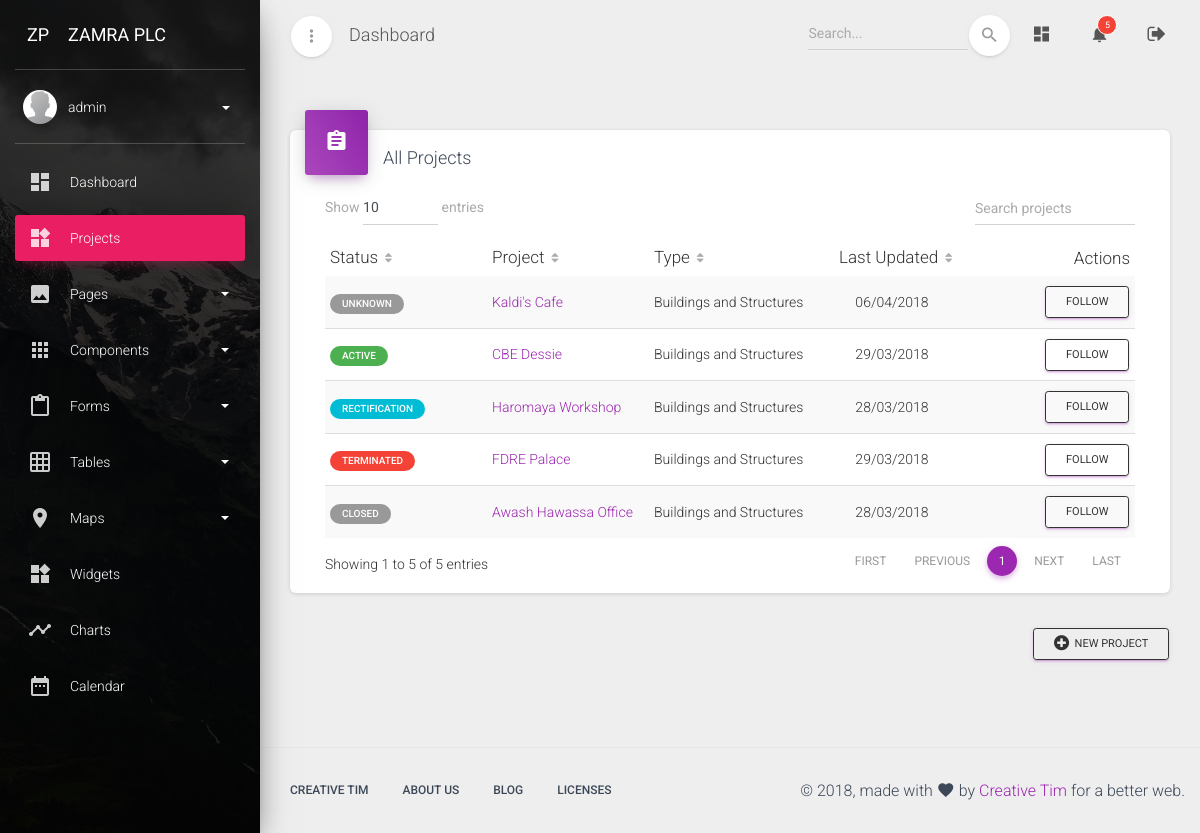
The page /dashboard/projects/ (signed in) on the database its author committed.
### dashboard/models.py (models this page shows, shortened)
class CustomUser(AbstractUser):
    avatar = models.ImageField(upload_to='avatars/', null=True, blank=True)
    full_name = models.CharField(max_length=120)
    job_title = models.CharField(max_length=100)
    bio = models.TextField('Short Bio', null=True, blank=True)
    projects_followed = models.ManyToManyField(
        'Project',
        related_name='projects_followed',
        blank=True
    )
    projects_administered = models.ManyToManyField(
        'Project',
        related_name='projects_administered',
        blank=True
    )
    is_project_admin = models.BooleanField(
        'Administer Project Detals',
        default=False,
    )
    is_insurance_admin = models.BooleanField(
        'Administer Insurance Details',
        default=False,
    )
    is_variation_admin = models.BooleanField(
        'Administer Variation Details',
        default=False,
    )
    is_claim_admin = models.BooleanField(
        'Administer Time Claim Details',
        default=False,
    )
    is_payment_admin = models.BooleanField(
        'Administer Payment Details',
        default=False,
    )
    def get_screen_name(self):
        if self.full_name:
            return self.get_full_name()
        else:
            return self.username

class Project(models.Model):
    CONSTRUCTION_TYPE_CHOICES = (
        ('builiding', 'Buildings and Structures'),
        ('road', 'Road and Highway'),
        ('water', 'Water and Irrigations'),
    )
    PROJECT_STATUS_CHOICES = (
        (1, 'Unknown'),
        (2, 'Mobilization'),
        (3, 'Active'),
        (4, 'Rectification'),
        (5, 'Suspended'),
        (6, 'Terminated'),
        (7, 'Closed'),
    )
    construction_type = models.CharField(
        max_length=60,
        choices=CONSTRUCTION_TYPE_CHOICES,
        default='builiding'
    )
    status = models.IntegerField(
        'Project Status',
        choices=PROJECT_STATUS_CHOICES,
        default=1,
    )
    consultant = models.ForeignKey(Consultant, on_delete=models.CASCADE)
    employer = models.CharField(
        max_length=100,
        help_text='Official full name of the Employer',
    )
    full_name = models.CharField(
        'Official Project Title',
        max_length=100,
        help_text='Official full name of the construction project',
    )
    short_name = models.CharField(
        'Short Unofficial Project Title',
        max_length=100,
        help_text='Short common name of the construction project',
    )
    project_code = models.CharField(
        'Project Code (Optional)',
        max_length=30,
        null=True, blank=True,
    )
    description = models.TextField(
        'Short Project Description',
        null=True, blank=True,
        help_text='Short description of the construction project. (Optional)',
    )
    contract_amount = models.DecimalField(
        max_digits=16, decimal_places=2,
        null=True, blank=True,
        help_text='Project contract amount in ETB (before VAT)',
    )
    signing_date = models.DateField(
        'Agreement Signing Date',
        null=True, blank=True,
    )
    site_handover = models.DateField(
        'Site Handover Date',
        null=True, blank=True,
    )
    commencement_date = models.DateField(
        'Commenecment Date',
        null=True, blank=True,
    )
    period = models.PositiveIntegerField(
        'Contract Period',
        null=True, blank=True,
        help_text='Project life time in calendar days')
    completion_date = models.DateField(
        'Intended Completion Date',
        null=True, blank=True,
        help_text='User yyyy-mm-dd format',
    )
    is_published = models.BooleanField('Published status', default=False)
    created_at = models.DateTimeField(auto_now_add=True)
    updated_at = models.DateTimeField(auto_now=True)
    objects = models.Manager()
    my_projects = managers.ProjectManager()
    class Meta:
        ordering = ['status', '-updated_at', 'short_name', ]
    def get_status_label(self):
        if self.status == 2:
            return utils.status_label(
                btn='badge-primary',
                status=self.get_status_display()
            )
        elif self.status == 3:
            return utils.status_label(
                btn='badge-success',
                status=self.get_status_display()
            )
        elif self.status == 4:
            return utils.status_label(
                btn='badge-info',
                status=self.get_status_display()
            )
        elif self.status == 5:
            return utils.status_label(
                btn='badge-warning',
                status=self.get_status_display()
            )
        elif self.status == 6:
            return utils.status_label(
                btn='badge-danger',
                status=self.get_status_display()
            )
        else:
            return utils.status_label(
                btn='badge-default',
                status=self.get_status_display()
            )

### dashboard/views/projects.py (the view)
# urls.py: path('projects/', projects.ProjectList.as_view(), name='project-list'),
class ProjectList(LoginRequiredMixin, generic.ListView):
    model = models.Project
    template_name = 'dashboard/projects/project_list.html'
    def get_queryset(self, *args, **kwargs):
        return self.model.my_projects.all().order_by('status')
    def get_context_data(self, *args, **kwargs):
        context = super(ProjectList, self).get_context_data(*args, **kwargs)
        context['page_name'] = 'Projects'
        return context

### dashboard/templates/dashboard/projects/project_list.html (shortened to what this page needs)
{% extends 'dashboard_base.html' %}
{% block content %}
<div class="row">
    <div class="col-sm-12">
        <div class="card">
          <div class="card-header card-header-primary card-header-icon">
            <div class="card-icon">
              <i class="material-icons">assignment</i>
            </div>
            <h4 class="card-title">All Projects</h4>
          </div>
            <div class="card-body">
                <div class="material-datatables">
                    <table id="projectDatatables" class="table table-striped table-no-bordered table-hover" cellspacing="0" width="100%" style="width:100%">
                        <thead>
                            <tr>
                                <th>Status</th>
                                <th>Project</th>
                                <th>Type</th>
                                <th class="text-center">Last Updated</th>
                                <th class="disabled-sorting text-right">Actions</th>
                            </tr>
                        </thead>
                        <tbody>
                            {% for project in project_list %}
                            <tr>
                                <td>
                                    {% autoescape off %}
                                    {{ project.get_status_label }}
                                    {% endautoescape %}
                                </td>
                                <td>
                                    <a href="{% url 'dashboard:project-detail' project.id %}" title="{{ project.full_name }}">{{ project.short_name }}</a>
                                </td>
                                <td>{{ project.get_construction_type_display }}</td>
                                <td class="text-center">{{ project.updated_at|date:'d/m/Y' }}</td>
                                <td class="text-right">
                                    <a href="#" class="btn btn-sm btn-outline btn-primary">Follow</a>
                                </td>
                            </tr>
                            {% endfor %}
                        </tbody>
                    </table>
                </div>
            </div>
        </div>
    </div>
</div>
{% if user.is_project_admin %}
<div class="row">
    <div class="col-sm-12">
        <a href="{% url 'dashboard:project-create' %}" title="Add new project" class="btn btn-sm btn-outline btn-primary pull-right">
           <span class="fa fa-plus-circle"></span>&nbsp; New Project
        </a>
    </div>
</div>
{% endif %}
{% endblock content %}

### dashboard/templates/dashboard_base.html (shortened to what this page needs)
{% load static %}
<!DOCTYPE html>
<html lang="en">
<head>
  <link rel="stylesheet" href="https://maxcdn.bootstrapcdn.com/font-awesome/latest/css/font-awesome.min.css">
  <link rel="stylesheet" href="{% static 'assets/css/material-dashboard.min.css' %}">
  <link rel="stylesheet" href="{% static 'assets/css/custom.css' %}">
</head>
<body class="">
  <div class="wrapper">
  {% block wrapper %}
    <div class="sidebar" data-color="rose" data-background-color="black" data-image="{% static 'assets/img/sidebar-1.jpg' %}">
    {% block sidebar %}
        <div class="logo">
        {% block logo %}
            <a href="#" class="simple-text logo-mini">
                 ZP
            </a>
            <a href="#" class="simple-text logo-normal">
                 Zamra Plc
            </a>
        {% endblock logo %}
        </div>
        <div class="sidebar-wrapper">
        {% block sidebar_wrapper %}
            <div class="user">
                <div class="photo">
                    <img src="{% static 'assets/img/default-avatar.png' %}" />
                </div>
                <div class="user-info">
                    <a data-toggle="collapse" href="dashboard.html#collapseExample" class="username">
                        <span>
                           {{ user.get_screen_name }}
                          <b class="caret"></b>
                        </span>
                    </a>
                </div>
            </div>
            <ul class="nav">
                <li class="nav-item ">
                    <a class="nav-link" href="{% url 'dashboard:index' %}">
                        <i class="material-icons">dashboard</i>
                        <p> Dashboard </p>
                    </a>
                </li>
                <li class="nav-item {% if page_name == 'Projects' %} active {% endif %} ">
                    <a class="nav-link" href="{% url 'dashboard:project-list' %}">
                        <i class="material-icons">widgets</i>
                        <p> Projects </p>
                    </a>
                </li>
                <li class="nav-item ">
                    <a class="nav-link" data-toggle="collapse" href="dashboard.html#pagesExamples">
                        <i class="material-icons">image</i>
                        <p> Pages
                           <b class="caret"></b>
                        </p>
                    </a>
                </li>
                <li class="nav-item ">
                    <a class="nav-link" data-toggle="collapse" href="dashboard.html#componentsExamples">
                        <i class="material-icons">apps</i>
                        <p> Components
                           <b class="caret"></b>
                        </p>
                    </a>
                </li>
                <li class="nav-item ">
                    <a class="nav-link" data-toggle="collapse" href="dashboard.html#formsExamples">
                        <i class="material-icons">content_paste</i>
                        <p> Forms
                           <b class="caret"></b>
                        </p>
                    </a>
                </li>
                <li class="nav-item ">
                    <a class="nav-link" data-toggle="collapse" href="dashboard.html#tablesExamples">
                        <i class="material-icons">grid_on</i>
                        <p> Tables
                           <b class="caret"></b>
                        </p>
                    </a>
                </li>
                <li class="nav-item ">
                    <a class="nav-link" data-toggle="collapse" href="dashboard.html#mapsExamples">
                        <i class="material-icons">place</i>
                        <p> Maps
                           <b class="caret"></b>
                        </p>
                    </a>
                </li>
                <li class="nav-item ">
                    <a class="nav-link" href="widgets.html">
                        <i class="material-icons">widgets</i>
                        <p> Widgets </p>
                    </a>
                </li>
                <li class="nav-item ">
                    <a class="nav-link" href="charts.html">
                        <i class="material-icons">timeline</i>
                        <p> Charts </p>
                    </a>
                </li>
                <li class="nav-item ">
                    <a class="nav-link" href="calendar.html">
                        <i class="material-icons">date_range</i>
                        <p> Calendar </p>
                    </a>
                </li>
            </ul>
        {% endblock sidebar_wrapper %}
        </div>
    {% endblock sidebar %}
    </div>
    <div class="main-panel">
    {% block main_panel %}
        <nav class="navbar navbar-expand-lg navbar-transparent  navbar-absolute fixed-top">
        	<div class="container-fluid">
            <div class="navbar-wrapper">
              <div class="navbar-minimize">
                <button id="minimizeSidebar" class="btn btn-just-icon btn-white btn-fab btn-round">
                    <i class="material-icons text_align-center visible-on-sidebar-regular">more_vert</i>
                </button>
              </div>
        			<a class="navbar-brand" href="dashboard.html#pablo">Dashboard</a>
        		</div>
        	    <div class="collapse navbar-collapse justify-content-end">
              <form class="navbar-form">
                  <div class="input-group no-border">
                      <input type="text" value="" class="form-control" placeholder="Search...">
                      <button type="submit" class="btn btn-white btn-round btn-just-icon">
                        <i class="material-icons">search</i>
                        <div class="ripple-container"></div>
                      </button>
                  </div>
              </form>
        			<ul class="navbar-nav">
        				<li class="nav-item">
        					<a class="nav-link" href="{% url 'dashboard:index' %}">
                    <i class="material-icons">dashboard</i>
        					</a>
        				</li>
        				<li class="nav-item dropdown">
        					<a class="nav-link" href="https://creative-tim.com" id="navbarDropdownMenuLink" data-toggle="dropdown" aria-haspopup="true" aria-expanded="false">
                    <i class="material-icons">notifications</i>
                    <span class="notification">5</span>
        					</a>
        				</li>
        				<li class="nav-item">
        					<a class="nav-link" href="{% url 'dashboard:logout' %}" title="Logout">
                    <i class="fa fa-sign-out"></i>
        					</a>
        				</li>
        			</ul>
        	    </div>
        	</div>
        </nav>
        <div class="content">
          <div class="container-fluid">
            {% block content %}
            {% endblock content %}
        </div>
    {% endblock main_panel %}
    </div>
    {% block footer %}
    <footer class="footer ">
      <div class="container">
          <nav class="pull-left">
              <ul>
                  <li>
                      <a href="https://www.creative-tim.com">
                          Creative Tim
                      </a>
                  </li>
                  <li>
                      <a href="http://presentation.creative-tim.com">
                         About Us
                      </a>
                  </li>
                  <li>
                      <a href="http://blog.creative-tim.com">
                         Blog
                      </a>
                  </li>
                  <li>
                      <a href="https://www.creative-tim.com/license">
                          Licenses
                      </a>
                  </li>
              </ul>
          </nav>
          <div class="copyright pull-right">
              &copy; <script>document.write(new Date().getFullYear())</script>, made with <i class="material-icons">favorite</i> by <a href="https://www.creative-tim.com" target="_blank">Creative Tim</a> for a better web.
          </div>
      </div>
    </footer>
    {% endblock footer %}
  {% endblock wrapper %}
  </div>
</body>
</html>

### rows shown on the page
CustomUser: get_screen_name "admin"
Project: get_status_label "UNKNOWN", short_name "Kaldi's Cafe", construction_type "Buildings and Structures", updated_at "06/04/2018"
Project: get_status_label "ACTIVE", short_name "CBE Dessie", construction_type "Buildings and Structures", updated_at "29/03/2018"
Project: get_status_label "RECTIFICATION", short_name "Haromaya Workshop", construction_type "Buildings and Structures", updated_at "28/03/2018"
Project: get_status_label "TERMINATED", short_name "FDRE Palace", construction_type "Buildings and Structures", updated_at "29/03/2018"
Project: get_status_label "CLOSED", short_name "Awash Hawassa Office", construction_type "Buildings and Structures", updated_at "28/03/2018"
